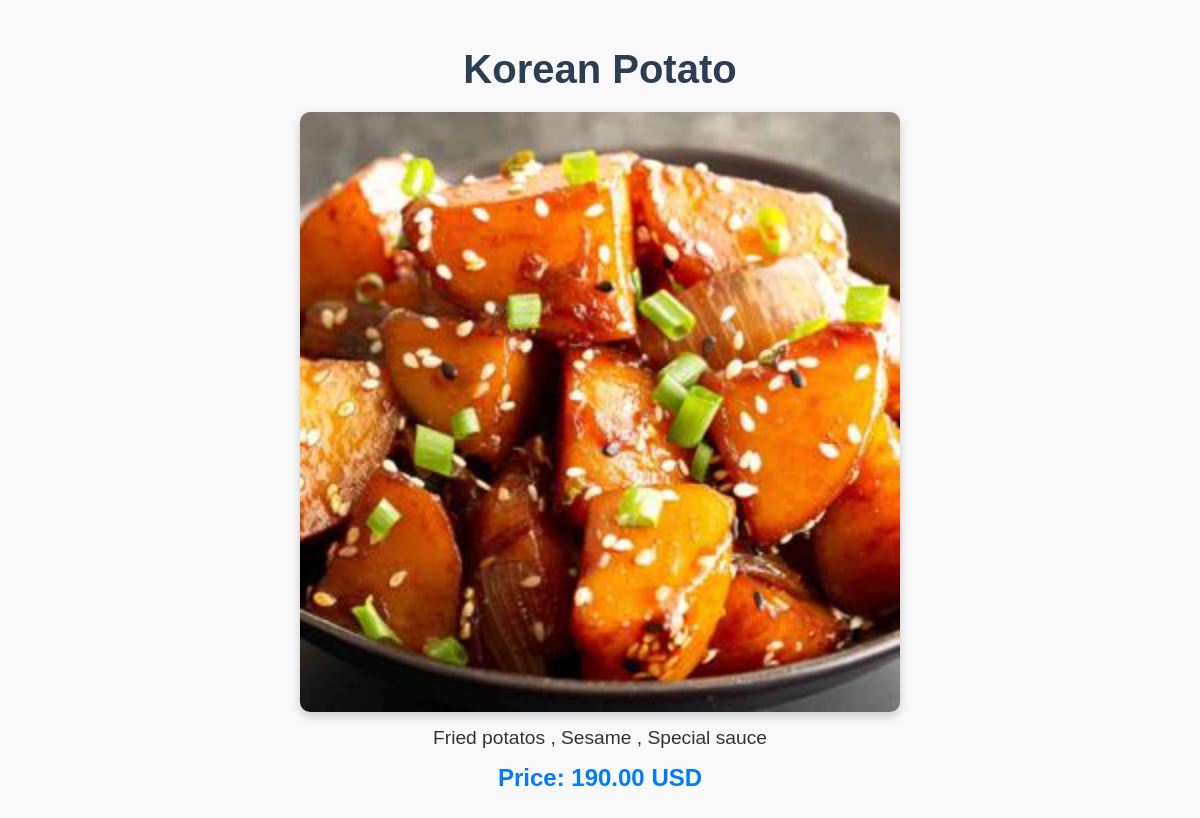
The app's page /accounts/menu/9/ with its own data.
### accounts/models.py (models this page shows, shortened)
class MenuItem(models.Model):
    CATEGORY_CHOICES = [
        ('starter', 'Starter'),
        ('sushi_roll', 'Sushi Roll'),
        ('main_course', 'Main Course'),
        ('drink', 'Drink'),
    ]
    name = models.CharField(max_length=100)
    description = models.TextField()
    price = models.DecimalField(max_digits=6 , decimal_places=2)
    image = models.ImageField(upload_to='menu_images/' , null=True , blank=True)
    category = models.CharField(max_length=50, choices=CATEGORY_CHOICES , default='starter')

### accounts/views.py (the view)
# urls.py: path('menu/<int:pk>/' , MenuItemDetailView.as_view() , name='menu_detail'),
class MenuItemDetailView(DetailView):
    model = MenuItem
    form_class = MenuItemForm
    template_name = 'menu_detail.html'
    context_object_name = 'menu_items'

### cart/context_processors.py (called while the page is built)
def cart(request):
    return {'cart':Cart(request)}

### templates/menu_detail.html (shortened to what this page needs)
<!DOCTYPE html>
<html lang="en">
<head>
    {% load static %}
    <link rel="stylesheet" href="{% static 'css/menu_detail.css' %}">
</head>
<body>
    <h1>{{ menu_items.name }}</h1>
    <img src="{{ menu_items.image.url }}" alt="{{ menu_items.name }}" class="menu-item-image">
    <p>{{ menu_items.description }}</p>
    <p class="price">Price: {{ menu_items.price }} USD</p>
</body>
</html>

### static/css/menu_detail.css (style rules this page uses)
body { font-family: Arial, sans-serif; background-color: #f9f9f9; margin: 0; padding: 20px; }
h1 { text-align: center; color: #2c3e50; font-size: 2.5rem; margin-bottom: 20px; }
.menu-item-image { display: block; margin: 0 auto; width: 70%; max-width: 600px; height: auto; border-radius: 10px; box-shadow: 0 4px 10px rgba(0, 0, 0, 0.2); }
p { font-size: 1.2rem; color: #333; margin: 15px 0; text-align: center; }
p.price { font-weight: bold; color: #007bff; font-size: 1.5rem; }

### records on screen
MenuItem: name "Korean Potato", image (picture), description "Fried potatos , Sesame , Special sauce", price "190.00"
